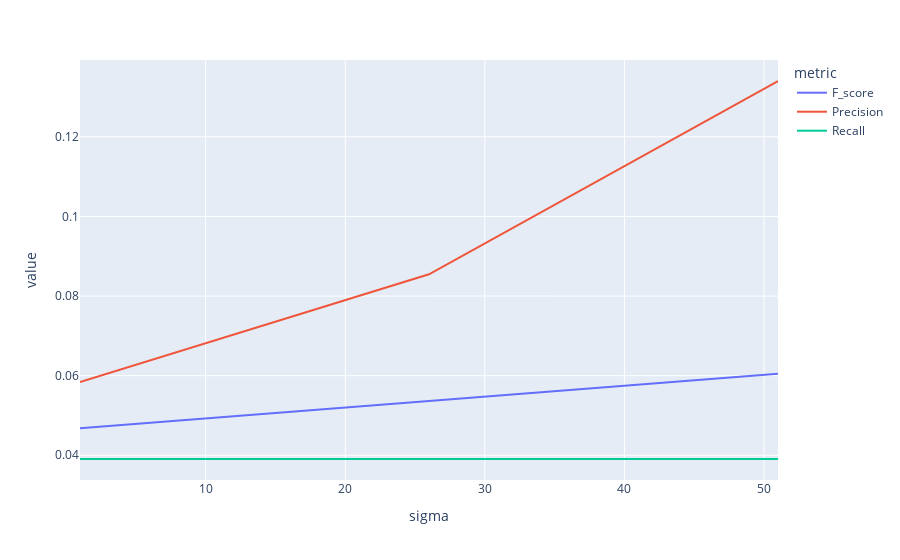

Write notebook code for a chart like this one.
### Code cell
results_euclidean = {
    sigma: HCDF(m_f, sigma=sigma, distance='euclidean') 
    for sigma in range(1, 52, 25)
}

tune_sigma_plot(results_euclidean)

results_cosine_BPS = {
    sigma: HCDF(m_f, sigma=sigma, distance='cosine') 
    for sigma in range(1, 52, 25)
}
tune_sigma_plot(results_cosine_BPS)

### Figure 1 — Plotly figure (JSON) as saved in the notebook; plotly's stock layout.template omitted (floating-point values rounded to 4 significant figures)
{"data": [{"hovertemplate": "metric=F_score<br>sigma=%{x}<br>value=%{y}<extra></extra>", "legendgroup": "F_score", "line": {"color": "#636efa", "dash": "solid"}, "marker": {"symbol": "circle"}, "mode": "lines", "name": "F_score", "orientation": "v", "showlegend": true, "type": "scatter", "x": [1, 26, 51], "xaxis": "x", "y": [0.04682, 0.05362, 0.0605], "yaxis": "y"}, {"hovertemplate": "metric=Precision<br>sigma=%{x}<br>value=%{y}<extra></extra>", "legendgroup": "Precision", "line": {"color": "#EF553B", "dash": "solid"}, "marker": {"symbol": "circle"}, "mode": "lines", "name": "Precision", "orientation": "v", "showlegend": true, "type": "scatter", "x": [1, 26, 51], "xaxis": "x", "y": [0.05839, 0.08546, 0.134], "yaxis": "y"}, {"hovertemplate": "metric=Recall<br>sigma=%{x}<br>value=%{y}<extra></extra>", "legendgroup": "Recall", "line": {"color": "#00cc96", "dash": "solid"}, "marker": {"symbol": "circle"}, "mode": "lines", "name": "Recall", "orientation": "v", "showlegend": true, "type": "scatter", "x": [1, 26, 51], "xaxis": "x", "y": [0.03907, 0.03907, 0.03907], "yaxis": "y"}], "layout": {"legend": {"title": {"text": "metric"}, "tracegroupgap": 0}, "margin": {"t": 60}, "xaxis": {"anchor": "y", "domain": [0, 1], "title": {"text": "sigma"}}, "yaxis": {"anchor": "x", "domain": [0, 1], "title": {"text": "value"}}}}
